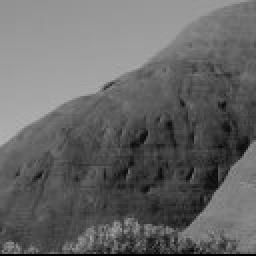
//> input picture FrequencyDomain /SpectrumReconstruction/test.bmp, 128 x 128 px (shown 2 times larger)
$ ./SpectrumReconstruction   (built with g++ and OpenCV 4)
//> lines starting //> are read from the running program, lines starting //| are printed output that depends on the picture
#include "opencv2/core.hpp"
#include "opencv2/imgproc/imgproc.hpp"
#include "opencv2/highgui.hpp"
#include <iostream>
#include <math.h>

using namespace std;
using namespace cv;

void myDFT(Mat &src, int M, int N, double** R, double** I)
{

    int x, y, u, v;
    double grayValue;
    double ang;

    for (u = 0; u<M; u++){
        for (v = 0; v<N; v++){
            R[u][v] = 0.0;
            I[u][v] = 0.0;
            for (x = 0; x<M; x++){
                for (y = 0; y<N; y++){
                    grayValue = src.at<uchar>(x, y);
                    ang = 2 * M_PI*((double)x*u / (double)M + (double)y*v / (double)N);
                    R[u][v] += cos(ang)*grayValue;
                    I[u][v] += -sin(ang)*grayValue;
                }
            }

            /*real.at<uchar>(u, v) = R[u][v];
            imagin.at<uchar>(u, v) = I[u][v];*/
        }
    }

}
void myIDFT(int M, int N, double** r, double** i,  double** R1, double** I1, double** R2, double** I2)
{
    int x, y, u, v;
    double phase;
    double ang;

    for(x=0;x<M;x++){
        for(y=0;y<N;y++){
            r[x][y]=0.0;
            i[x][y]=0.0;
            for(u=0;u<M;u++){
                for(v=0;v<N;v++){
                    ang=2*M_PI*((double)x*u/(double)M+(double)y*v/(double)N);
                    phase=atan2(I1[u][v],R1[u][v]);
                    r[x][y]+=sqrt(R2[u][v] * R2[u][v] + I2[u][v] * I2[u][v])*cos(phase+ang);
                    i[x][y]+=sqrt(R2[u][v] * R2[u][v] + I2[u][v] * I2[u][v])*sin(phase+ang);

                }
            }
            /*real.at<uchar>(x,y)=r[x][y]/(M*N);
            imagin.at<uchar>(x,y)=i[x][y]/(M*N);*/
        }
    }
}


int main(int argc, char* argv[])
{
	Mat src1, src2;
	src1 = imread("test.bmp", 0);
//> src1 is the input picture: 128 rows x 128 cols, CV_8UC1; min 0, max 180, mean 102.1
	src2 = imread("test.png", 0);
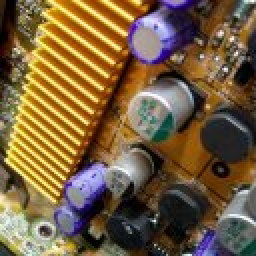
//> input picture FrequencyDomain /SpectrumReconstruction/test.png, 128 x 128 px (shown 2 times larger)
//> src2: 128 rows x 128 cols, CV_8UC1; min 0, max 253, mean 99.3

	int x, y, u, v;
	int M, N;

    M = src1.rows;
//> M = 128
	N = src1.cols;
//> N = 128
    //频谱重构，两图像的宽高必须一致

    Mat dft_mag1(M, N, CV_8UC1, Scalar::all(0));
    Mat dft_phase1(M, N, CV_8UC1, Scalar::all(0));
    Mat dft_mag2(M, N, CV_8UC1, Scalar::all(0));
    Mat dft_phase2(M, N, CV_8UC1, Scalar::all(0));
    Mat idft1(M, N, CV_8UC1, Scalar::all(0));
    Mat idft2(M, N, CV_8UC1, Scalar::all(0));

    double** R1, **I1, **R2, **I2;
	R1 = new double*[M];
    I1 = new double*[M];
    R2 = new double*[M];
    I2 = new double*[M];
	for (x = 0; x<M; x++){
		R1[x] = new double[N];
		I1[x] = new double[N];
        R2[x] = new double[N];
        I2[x] = new double[N];
		for (y = 0; y<N; y++){
			R1[x][y] = 0;
			I1[x][y] = 0;
            R2[x][y] = 0;
            I2[x][y] = 0;
			src1.at<uchar>(x, y) = pow(-1, x+y)*src1.at<uchar>(x, y);
            src2.at<uchar>(x, y) = pow(-1, x+y)*src2.at<uchar>(x, y);  //shift
		}
	}
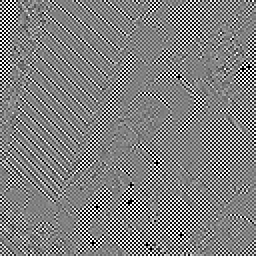
//> src2: 128 rows x 128 cols, CV_8UC1 (shown 2 times larger); min 0, max 255, mean 127.8


    myDFT(src1, M, N, R1, I1);
//> the loop in myDFT, `for (u = 0; u<M; u++)` made 128 passes
//> ang on passes 1 to 12: 791.7, 798, 804.2, 810.4, 816.7, 822.9, 829.1, 835.4, 841.6, 847.8, 854.1, 860.3
//> after the loop in myDFT, `for (u = 0; u<M; u++)`: grayValue = 0; ang = 1583.5
    myDFT(src2, M, N, R2, I2);
//> the loop in myDFT (call 2), `for (u = 0; u<M; u++)` made 128 passes

    //Phase map
    for (u = 0; u<M; u++){
        for (v = 0; v<N; v++){
            dft_phase1.at<uchar>(u, v)=(atan2(I1[u][v],R1[u][v])/(double)(2*M_PI))*255;
            dft_phase2.at<uchar>(u, v)=(atan2(I2[u][v],R2[u][v])/(double)(2*M_PI))*255;

        }
    }
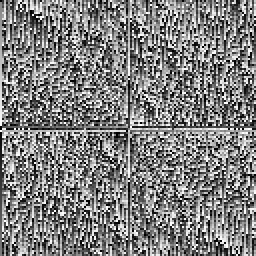
//> dft_phase1: 128 rows x 128 cols, CV_8UC1 (shown 2 times larger); min 0, max 255, mean 127.1
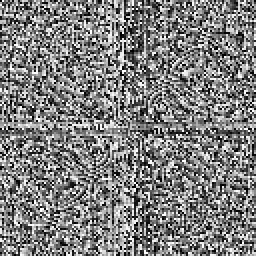
//> dft_phase2: 128 rows x 128 cols, CV_8UC1 (shown 2 times larger); min 0, max 255, mean 127
    imwrite("dft_phase1.png",dft_phase1);
    imwrite("dft_phase2.png",dft_phase2);


    //Amplitude map(normalization)
   	double max_dst1 = 0;
    for (u = 0; u<M; u++){
        for (v = 0; v<N; v++){
            dft_mag1.at<uchar>(u, v) = (int)log(1 + sqrt(R1[u][v] * R1[u][v] + I1[u][v] * I1[u][v]));
            if (max_dst1 < dft_mag1.at<uchar>(u, v))
                max_dst1 = dft_mag1.at<uchar>(u, v);
        }
    }
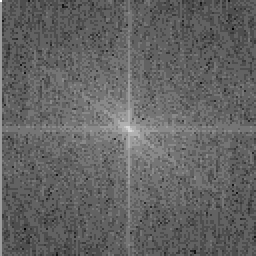
//> dft_mag1: 128 rows x 128 cols, CV_8UC1 (shown 2 times larger); min 1, max 14, mean 6.08; drawn with min black and max white
//> after the loop, max_dst1 = 14

    for (u = 0; u < M; u++){
        for (v = 0; v < N; v++)
        {
            dft_mag1.at<uchar>(u, v) *= 255.0/max_dst1;
        }
    }
    imwrite("dft_mag1.png", dft_mag1);

    double max_dst2 = 0;
    for (u = 0; u<M; u++){
        for (v = 0; v<N; v++){
            dft_mag2.at<uchar>(u, v) = (int)log(1 + sqrt(R2[u][v] * R2[u][v] + I2[u][v] * I2[u][v]));
            if (max_dst2 < dft_mag2.at<uchar>(u, v))
                max_dst2 = dft_mag2.at<uchar>(u, v);
        }
    }
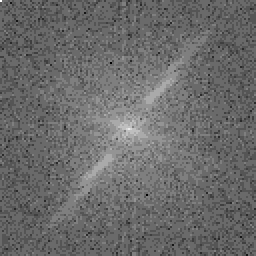
//> dft_mag2: 128 rows x 128 cols, CV_8UC1 (shown 2 times larger); min 2, max 14, mean 7.02; drawn with min black and max white
//> after the loop, max_dst2 = 14

    for (u = 0; u < M; u++){
        for (v = 0; v < N; v++)
        {
            dft_mag2.at<uchar>(u, v) *= 255.0/max_dst2;
        }
    }
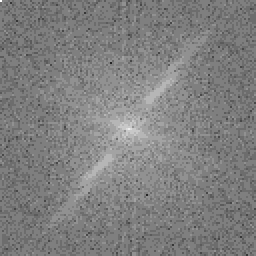
//> dft_mag2: 128 rows x 128 cols, CV_8UC1 (shown 2 times larger); min 36, max 255, mean 127.4
    imwrite("dft_mag2.png", dft_mag2);


    //IDFT


    double** r1, **i1, **r2, **i2;
    r1 = new double*[M];
    i1 = new double*[M]; //amplitude map of src1 + phase map of src2
    r2 = new double*[M]; //amplitude map of src2 + phase map of src1
    i2 = new double*[M];
    for(x=0;x<M;x++){
        r1[x]=new double[N];
        i1[x]=new double[N];
        r2[x]=new double[N];
        i2[x]=new double[N];
    }


    myIDFT(M, N, r1, i1, R2, I2, R1, I1);
//> (the run ends here: the time limit is reached, at `for(x=0;x<M;x++)`)
